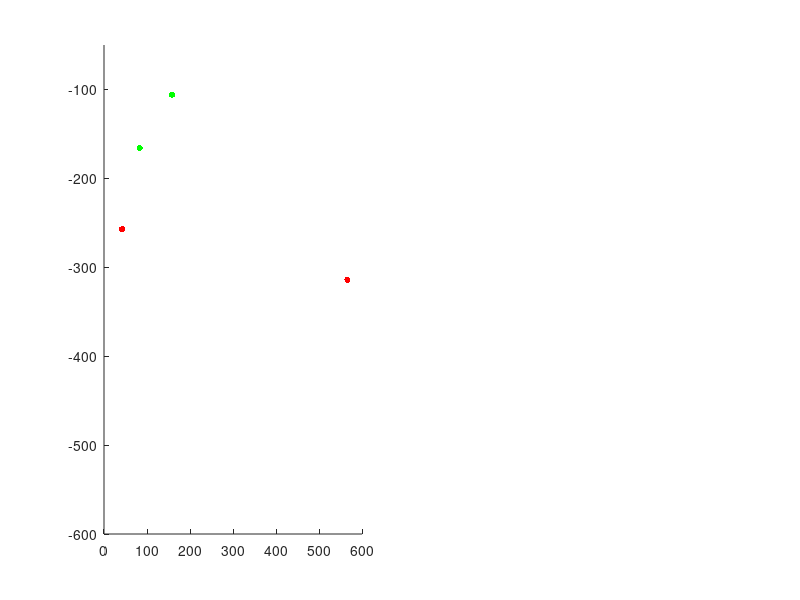

Here is the MATLAB script that generated this plot: (Note: this script raises an error after producing the figure.)
load("Elipse.mat");
load("lookup192.mat");
load("PrelimExtract.mat");
lookup = lookup + 1;
%elipse16 = elipse(1:2:end,:);

n = 1;

for n = 1:192
    subplot(1,2,1);
    scatter(elipse(lookup(n,1:2), 1), -elipse(lookup(n,1:2), 2), 20, 'r', 'filled');
    hold on
    scatter(elipse(lookup(n,3:4), 1), -elipse(lookup(n,3:4), 2), 20, 'g', 'filled');
    xlim([0 600]);
    ylim([-600 -50]);
    title(string(n));
    axis equal

    subplot(1,2,2);
    scatter(positions(:,1), positions(:,2), 20, responsedowns(:, n)-responseups(:,n), 'filled');
    colorbar();
    axis equal
    set(gcf, 'position', [188 242 1155 415]);
    accept = ginput(1);
    if accept(1) > 150
        fprintf(string(n));
    end
    clf
end
